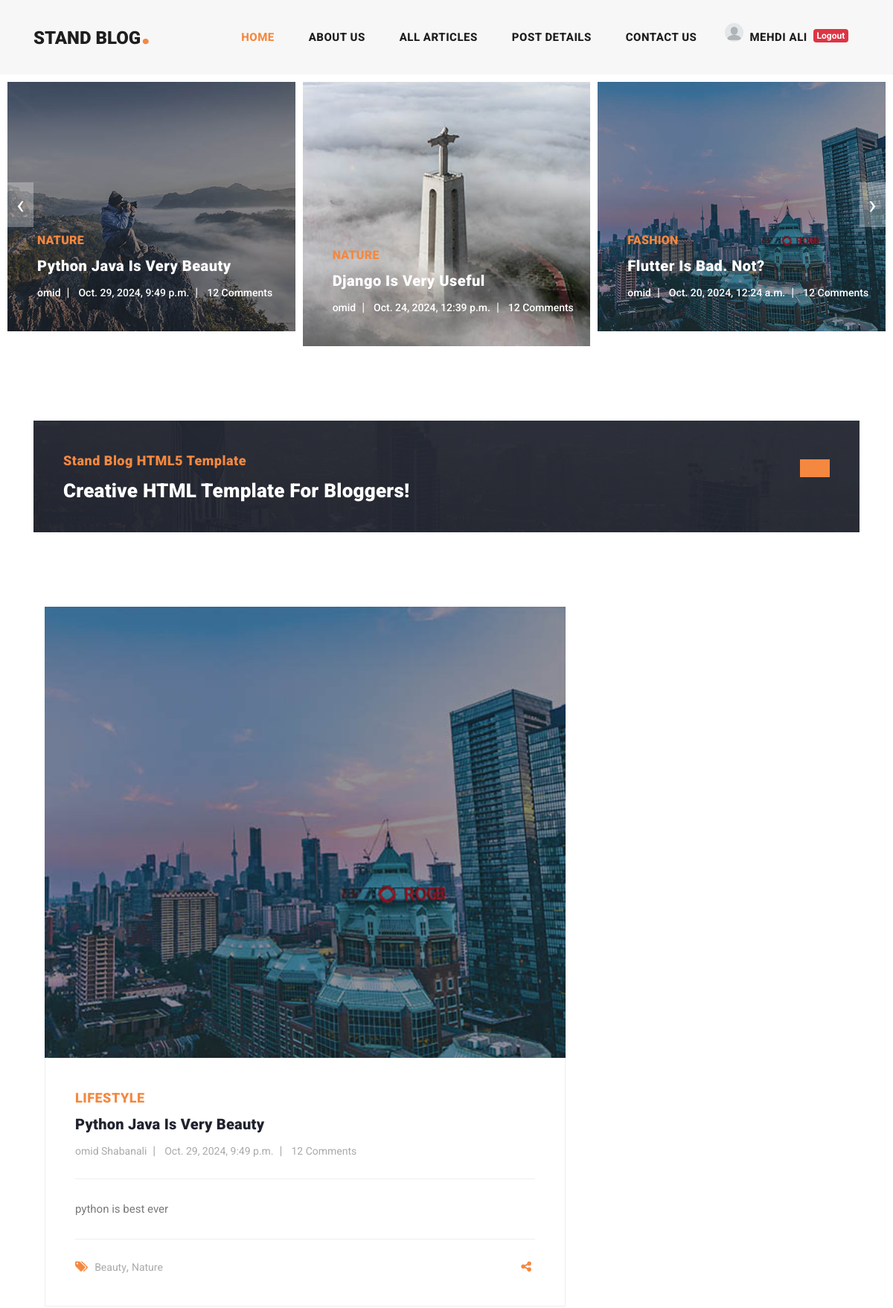
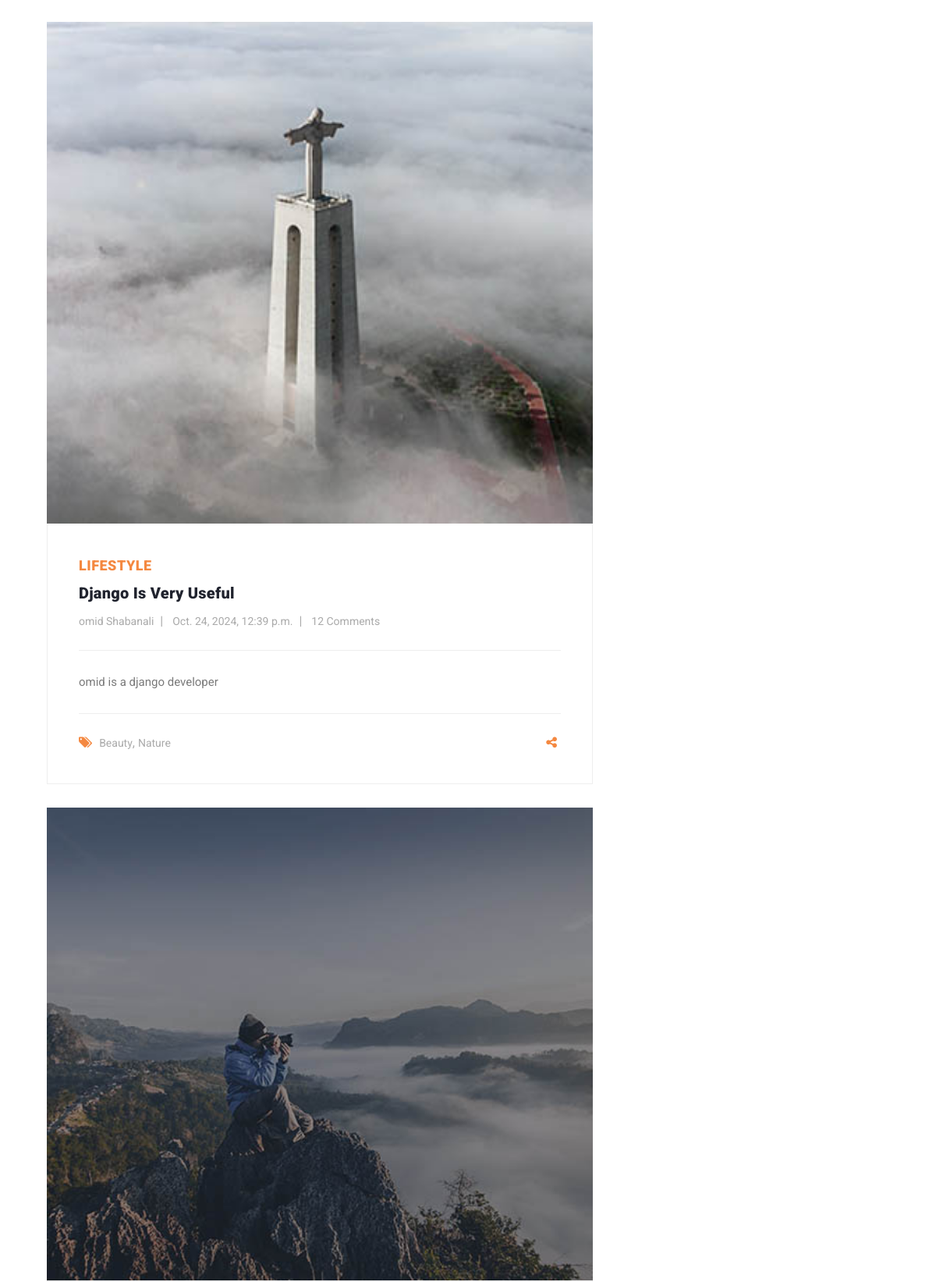
Page / (signed in, upper part) on the committed database (2 pictures, top to bottom).
### blog/models.py (models this page shows, shortened)
class Article(models.Model):
    CHOICES = (
        ('A', 'پایتون'),
        ('B', 'جنگو')
    )
    author = models.ForeignKey(User, on_delete=models.CASCADE, related_name='articles')
    category = models.ManyToManyField(Category, related_name='articles')
    title = models.CharField(max_length=70)
    body = models.TextField()
    image = models.ImageField(upload_to='images/articles')
    created = models.DateTimeField(auto_now_add=True)
    updated = models.DateTimeField(auto_now=True)
    myfile = models.FileField(upload_to='test', null=True)
    status = models.BooleanField(default=True)
    published = models.BooleanField(default=True)
    objects = models.Manager()
    custom_manager = ArticleManager()
    slug = models.SlugField(blank=True, unique=True)
    class Meta:
        ordering = ('-created',)
    def get_absolute_url(self):
        return reverse('blog:article_detail', kwargs={'slug':self.slug})

class Category(models.Model):
    title = models.CharField(max_length=100)
    created = models.DateTimeField(auto_now_add=True)

### home/views.py (the view)
# urls.py: path('', views.home, name='home'),
def home(request):
    articles = Article.objects.all() #Manager
    recent_articles = Article.objects.all().order_by('-created', '-updated')[:3]
    return render(request, "home/home.html", {'articles':articles, 'recent_articles':recent_articles})

### context_processors/context_processors.py (called while the page is built)
def recent_articles(request):
    recent_articles = Article.objects.order_by('-created')
    categories = Category.objects.all()
    return {'recent_articles': recent_articles, 'categories':categories}

### home/templates/home/home.html (shortened to what this page needs)
{% extends 'base.html' %}
{% load static %}
{% load render_partial %}
{% load social_share %}
{% block content %}
    <div class="main-banner header-text">
        <div class="container-fluid">
            <div class="owl-banner owl-carousel">
                {% for article in articles %}
                    <div class="item">
                        <img src="{{ article.myfile.url }}" alt="{{ article.title }}">
                        <div class="item-content">
                            <div class="main-content">
                                <div class="meta-category">
                                    <span>{{ article.category.all.first.title }}</span>
                                </div>
                                <a href="{{ article.get_absolute_url }}"><h4>{{ article.title }}</h4></a>
                                <ul class="post-info">
                                    <li><a href="#">{{ article.author.username }}</a></li>
                                    <li><a href="#">{{ article.created }}</a></li>
                                    <li><a href="#">12 Comments</a></li>
                                </ul>
                            </div>
                        </div>
                    </div>
                {% endfor %}
            </div>
        </div>
    </div>
    <section class="call-to-action">
        <div class="container">
            <div class="row">
                <div class="col-lg-12">
                    <div class="main-content">
                        <div class="row">
                            <div class="col-lg-8">
                                <span>Stand Blog HTML5 Template</span>
                                <h4>Creative HTML Template For Bloggers!</h4>
                            </div>
                            <div class="col-lg-4">
                                <div class="main-button">
                                    <a rel="nofollow" href="https://templatemo.com/tm-551-stand-blog"
                                       target="_parent">{{ name }}</a>
                                </div>
                            </div>
                        </div>
                    </div>
                </div>
            </div>
        </div>
    </section>
    <section class="blog-posts">
        <div class="container">
            <div class="row">
                <div class="col-lg-8">
                    <div class="all-blog-posts">
                        {% for article in recent_articles %}
                            <div class="col-lg-12">
                                <div class="blog-post">
                                    <div class="blog-thumb">
                                        <img src="{{ article.image.url }}" alt="">
                                    </div>
                                    <div class="down-content">
                                        <span>Lifestyle</span>
                                        <a href="post-details.html"><h4>{{ article.title }}</h4></a>
                                        <ul class="post-info">
                                            <li><a href="#">{{ article.author.get_full_name }}</a></li>
                                            <li><a href="#">{{ article.created }}</a></li>
                                            <li><a href="#">12 Comments</a></li>
                                        </ul>
                                        <p>{{ article.body }}</p>
                                        <div class="post-options">
                                            <div class="row">
                                                <div class="col-6">
                                                    <ul class="post-tags">
                                                        <li><i class="fa fa-tags"></i></li>
                                                        <li><a href="#">Beauty</a>,</li>
                                                        <li><a href="#">Nature</a></li>
                                                    </ul>
                                                </div>
                                                <div class="col-6">
                                                    <ul class="post-share">
                                                        <li><i class="fa fa-share-alt"></i></li>
                                                    </ul>
                                                </div>
                                            </div>
                                        </div>
                                    </div>
                                </div>
                            </div>
                        {% endfor %}
                    </div>
                </div>
            </div>
        </div>
    </section>
{% endblock %}

### templates/includes/header.html (shortened to what this page needs)
{% load static %}
<header class="">
    <nav class="navbar navbar-expand-lg">
        <div class="container">
            <a class="navbar-brand" href="{% url 'home_app:home' %}"><h2>Stand Blog<em>.</em></h2></a>
            <div class="collapse navbar-collapse" id="navbarResponsive">
                <ul class="navbar-nav ml-auto">
                    <li class="nav-item {% if request.resolver_match.url_name == 'home' %}active{% endif %}">
                        <a class="nav-link" href="{% url "home_app:home" %}">Home
                        </a>
                    </li>
                    <li class="nav-item">
                        <a class="nav-link" href="about.html">About Us</a>
                    </li>
                    <li class="nav-item {% if request.resolver_match.url_name == 'article_list' %}active{% endif %}">
                        <a class="nav-link" href="{% url "blog:article_list" %}">All Articles</a>
                    </li>
                    <li class="nav-item">
                        <a class="nav-link" href="post-details.html">Post Details</a>
                    </li>
                    <li class="nav-item">
                        <a class="nav-link" href="{% url 'blog:contact_us' %}">Contact Us</a>
                    </li>
                    <li class="nav-item">
                        {% if request.user.is_authenticated %}
                            <div class="d-flex">
                                {% if request.user.first_name %}
                                    {% if user.profile.image %}
                                        <span><img src="{{ user.profile.image.url }}" width="25px" height="25px"
                                                   style="border-radius: 100%" alt=""></span>
                                    {% else %}
                                        <span><img src="{% static 'images/icons/index.png' %}" width="25px"
                                                   height="25px" style="border-radius: 100%" alt=""></span>
                                    {% endif %}
                                    <a class="nav-link"
                                       href="">{{ request.user.first_name }} {{ request.user.last_name }}</a>
                                {% else %}
                                    <a class="nav-link" href="">{{ request.user.username }}</a>
                                {% endif %}
                                <a href="{% url 'account:logout' %}"><span class="badge badge-danger mt-2">Logout</span></a>
                            </div>
                        {% else %}
                            <div class="d-flex">
                                <a class="nav-link" href="{% url 'account:login' %}">Login</a><span
                                    class="mt-2">/</span>
                                <a class="nav-link" href="{% url 'account:register' %}">Register</a>
                            </div>
                        {% endif %}
                    </li>
                </ul>
            </div>
        </div>
    </nav>
</header>

### rows in the picture
Article: myfile (picture), category.all.first "NATURE", title "Python Java Is Very Beauty", author.username "omid", created "Oct. 29, 2024, 9:49 p.m.", image (picture), author.get_full_name "omid Shabanali", body "python is best ever"
Article: myfile (picture), category.all.first "NATURE", title "Django Is Very Useful", author.username "omid", created "Oct. 24, 2024, 12:39 p.m.", image (picture), author.get_full_name "omid Shabanali", body "omid is a django developer"
Article: myfile (picture), category.all.first "FASHION", title "Flutter Is Bad. Not?", author.username "omid", created "Oct. 20, 2024, 12:24 a.m.", image (picture)

### other values in the picture
{{ request.user.first_name }} "MEHDI ALI"
